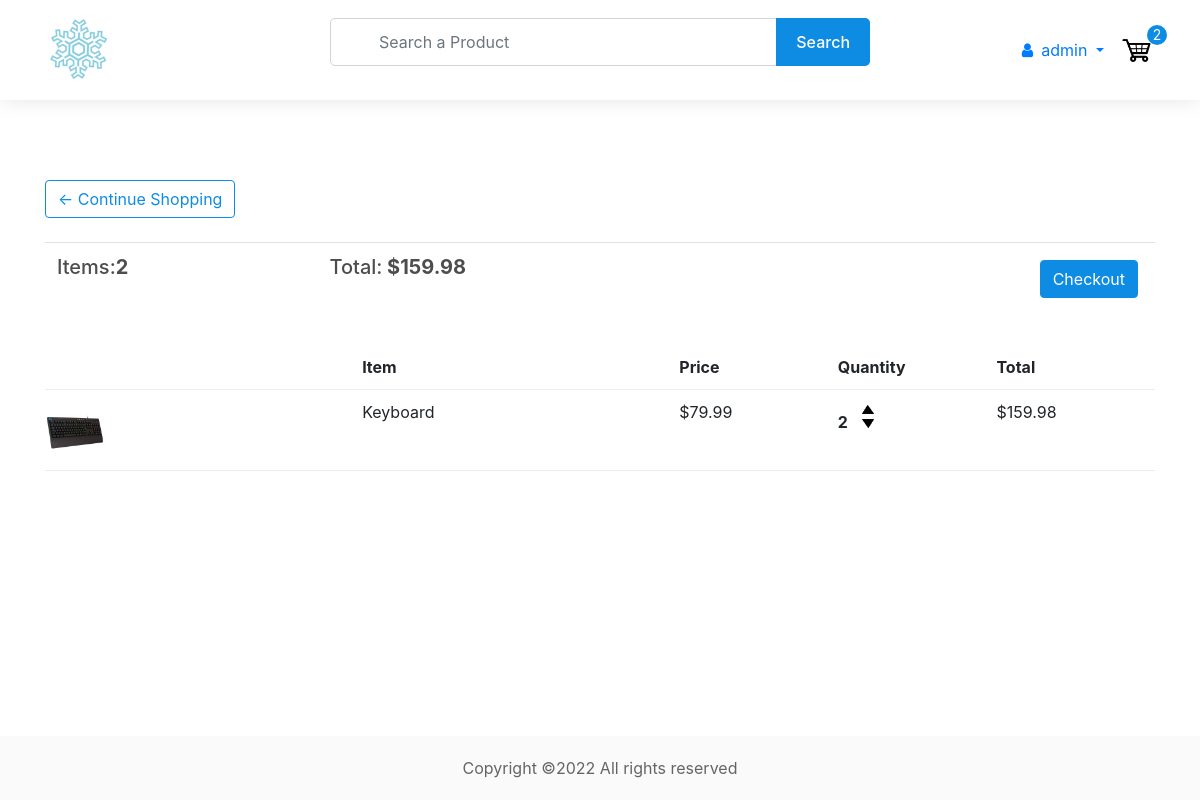
The app's page /cart/ (signed in), older data.
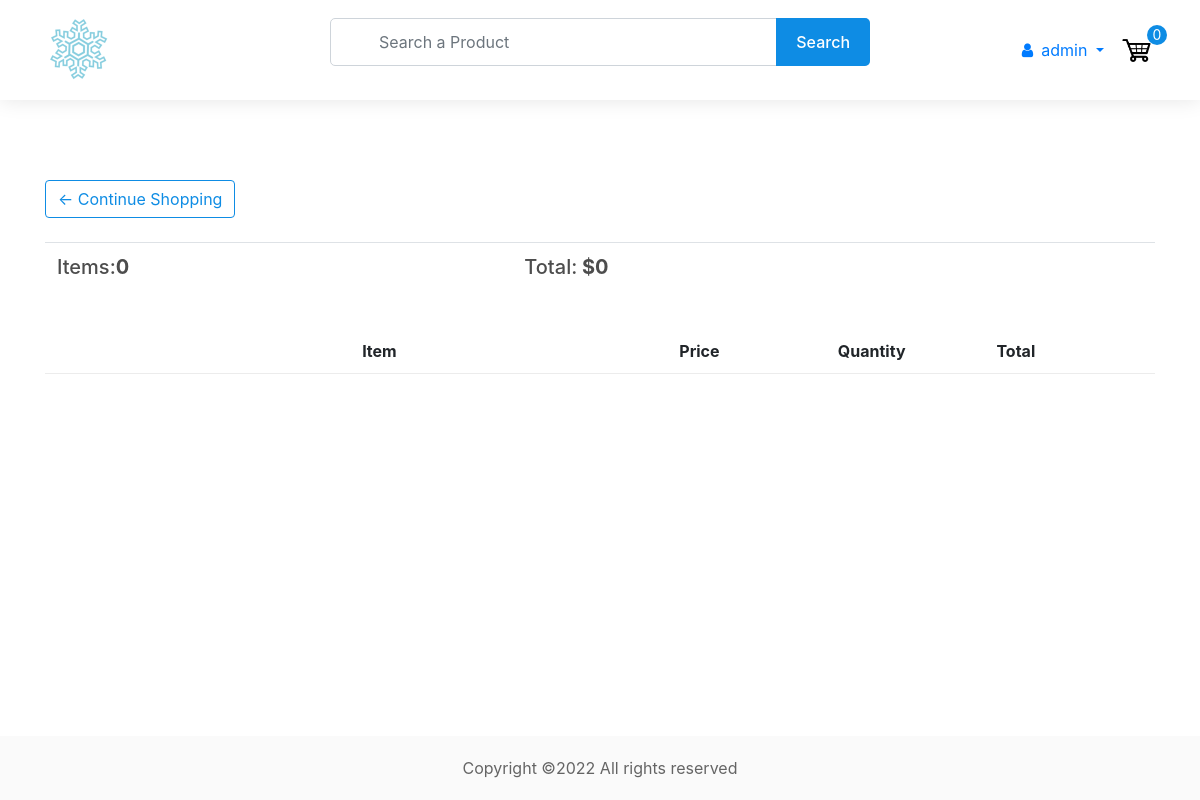
The same page, newer data.
### store/models.py (models this page shows, shortened)
class Order(models.Model):
    customer = models.ForeignKey(
        Customer, on_delete=models.CASCADE, blank=True, null=True
    )
    items = models.ManyToManyField(OrderItem)
    date_orderd = models.DateTimeField(auto_now_add=True)
    ordered = models.BooleanField(default=False, null=False, blank=False)
    being_delivered = models.BooleanField(default=False)
    transaction_id = models.CharField(max_length=200, null=True)
    total_price = models.FloatField(max_length=200, null=True)  # added
    sphipping_address = models.ForeignKey(
        "ShippingAddress", on_delete=models.SET_NULL, blank=True, null=True
    )
    payment = models.ForeignKey(
        "Payment", on_delete=models.SET_NULL, blank=True, null=True
    )
    def get_total(self):
        total = 0
        for order_items in self.items.all():
            total = total + order_items.get_total_item_price
        return total
    @property
    def get_cart_items(self):
        total = 0
        for order_item in self.items.all():
            total += order_item.quantity
        return total

class OrderItem(models.Model):
    customer = models.ForeignKey(
        Customer, on_delete=models.CASCADE, blank=True, null=True
    )
    product = models.ForeignKey(Product, on_delete=models.CASCADE, null=True)
    quantity = models.IntegerField(default=0, null=True, blank=True)
    ordered = models.BooleanField(default=False)
    @property
    def get_total_item_price(self):
        total = self.product.price * self.quantity
        return total

class Product(models.Model):
    name = models.CharField(max_length=200, null=True)
    price = models.DecimalField(max_digits=7, decimal_places=2)
    digital = models.BooleanField(default=False, null=True, blank=False)
    image = models.ImageField(null=True, blank=True)
    status = models.BooleanField(default=False, null=True, blank=False)  # changed
    description = models.TextField(max_length=1000, null=True, blank=True)  # added
    @property
    def imageURL(self):
        try:
            url = self.image.url
        except:
            url = ""
        return url

### store/views.py (the view)
# urls.py: path("cart/", views.cart, name="cart"),
@login_required(login_url="login")
def cart(request):
    try:
        customer = get_object_or_404(Customer, user=request.user)
        order = Order.objects.get(customer=customer, ordered=False)
        context = {"object": order}
        return render(request, "store/cart.html", context)
    except ObjectDoesNotExist:
        messages.warning(request, "You do not have an active order")
        context = {}
        return render(request, "store/cart.html", context)

### context_processors/context_processors.py (called while the page is built, shortened)
def total_cart_items(request):
    if request.user.is_authenticated:
        customer = Customer.objects.filter(user=request.user).first()
        if customer is None:
            return {"totalCartItems": 0}
        order = Order.objects.filter(customer=customer, ordered=False).first()
        if order is None:
            return {"totalCartItems": 0}
        cartItems = order.get_cart_items
    return {"totalCartItems": cartItems}

### store/templates/store/cart.html
{% extends 'store/header.html' %}
{% load static %}
{% block content %}
	<section>
		<div class="container">
			<div class="row">
				<div class="col-lg-12">
					<div class="box-element">
						<a  class="btn btn-outline-primary" href="{% url 'store' %}">&#x2190; Continue Shopping</a>
						<br>
						<br>
						<table class="table">
							<tr>
								<th><h5>Items:<strong>{{totalCartItems}}</strong></h5></th>
								<th><h5>Total:<strong> ${{object.get_total}}</strong></h5></th>
								<th>
									{% if object.get_total %}
									<a  style="float:right; margin:5px;" class="btn btn-primary" href="{% url 'checkout' %}">Checkout</a>
									{% endif %}
								</th>
							</tr>
						</table>
					</div>
					<br>
					<div class="box-element">
						<div class="cart-row">
							<div style="flex:2"></div>
							<div style="flex:2"><strong>Item</strong></div>
							<div style="flex:1"><strong>Price</strong></div>
							<div style="flex:1"><strong>Quantity</strong></div>
							<div style="flex:1"><strong>Total</strong></div>
						</div>
						{% for item in object.items.all %}
						<div class="cart-row">
							<div style="flex:2"><img class="row-image" src="{{item.product.imageURL}}"></div>
							<div style="flex:2"><p>{{item.product.name}}</p></div>
							<div style="flex:1"><p>${{item.product.price|floatformat:2}}</p></div>
							<div style="flex:1">
								<p class="quantity">{{item.quantity}}</p>
								<div class="quantity">
									<a href="{% url 'add_to_cart' item.product.id %}"><img class="chg-quantity" src="{% static  'images/arrow-up.png' %}"></a>
									<a href="{% url 'remove_from_cart' item.product.id %}"><img class="chg-quantity" src="{% static  'images/arrow-down.png' %}"></a>
								</div>
							</div>
							<div style="flex:1"><p>${{item.get_total_item_price}}</p></div>
						</div>
						{% endfor %}
					</div>
				</div>
			</div>
		</div>
	</section>
{% endblock content %}

### store/templates/store/header.html (shortened to what this page needs)
<!DOCTYPE html>
{% load static %}
<html>
    <head>
        <link
            rel="stylesheet"
            href="https://stackpath.bootstrapcdn.com/bootstrap/4.4.1/css/bootstrap.min.css"
        />
        <link
            rel="stylesheet"
            type="text/css"
            href="{% static 'css/style.css' %}"
        />
        <link
        rel="stylesheet"
        href="https://unpkg.com/@trevoreyre/autocomplete-js/dist/style.css"
        />
        <link rel='stylesheet' href='https://maxcdn.bootstrapcdn.com/font-awesome/4.5.0/css/font-awesome.min.css' >
    </head>
    <body>
        <div id="page-container">
            <header>
                <div class="container">
                    <div class="row align-items-center">
                        <div class="col-6 col-lg-3 order-1">
                            <a href="{% url 'store' %}" class="logo mr-5">
                                <img src="{% static 'images/logo-1.png' %}" />
                            </a>
                        </div>
                        <div class="col-lg-6 order-3 order-lg-2 mt-2 mt-lg-0">
                            <form id="autocomplete" class="autocomplete" action="/search" method="get">
                                <div class="form-group mb-0">
                                    <input type="text" class="autocomplete-input form-control sm-2 mr-5 pl-5" name="search" placeholder="Search a Product">
                                </div>
                                <button type="submit">Search</button>
                            </form>
                        </div>
                        <div class="col-6 col-lg-3 order-2 order-lg-3">
                            <div class="header-right d-flex align-items-center justify-content-end">
                                {% if request.user.is_authenticated %}
                                    <div class="dropdown">
                                        <a href="#" class="dropdown-toggle" data-toggle="dropdown" aria-haspopup="true" aria-expanded="false">
                                            <i class="fa fa-user mr-2"></i>{{request.user}}
                                        </a>
                                    </div>
                                {% else %}
                                    <a href="{% url 'login' %}" class="btn btn-outline-primary">Login</a>
                                {% endif %}
                                <div class="cart ml-3">
                                    <a href="{% url 'cart' %}">
                                        <img src="{% static 'images/cart.png' %}" />
                                    </a>
                                    <p>{{totalCartItems}}</p>
                                </div>
                            </div>
                        </div>
                    </div>
                </div>
            </header>
            <div id="content-wrap">
                {% block content %}
                {% endblock content %}
            </div>
            <footer>
                <div class="container text-center">
                    <p>Copyright ©2022 All rights reserved</p>
                </div>
            </footer>
        </div>
    </body>
</html>

Row changes from the older to the newer data that the page shows:
removed OrderItem: product.imageURL (picture), product.name "Keyboard", product.price "79.99", quantity "2", get_total_item_price "159.98"
computed for Order: get_total "159.98" → "0"
Text that changed along with them:
{{ totalCartItems }}: "2" → "0"
text no longer shown: "Checkout"
